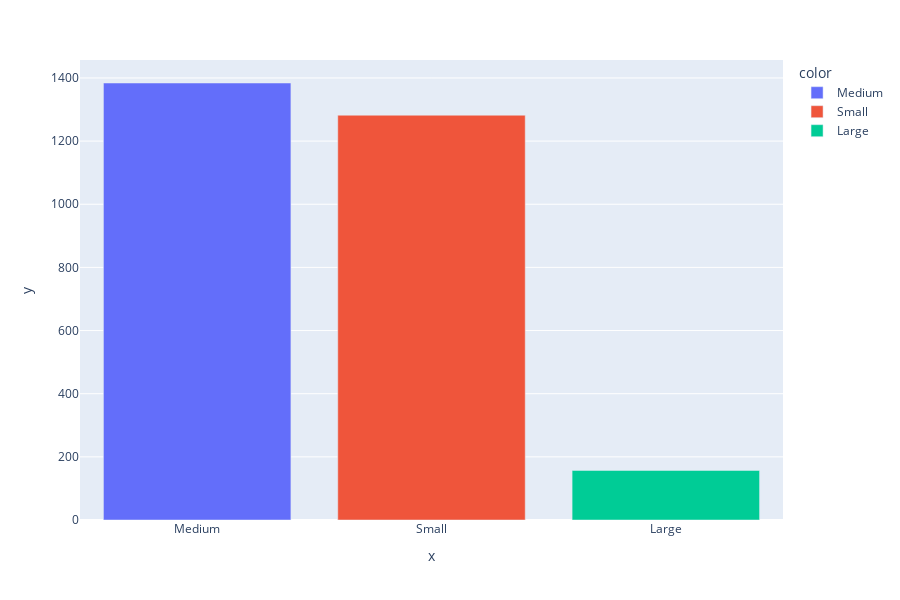

Notebook cell for this chart:
### Code cell
barplot_visualization('DEALSIZE')

### Figure 1 — Plotly figure (JSON) as saved in the notebook; plotly's stock layout.template omitted (floating-point values rounded to 4 significant figures)
{"data": [{"alignmentgroup": "True", "hovertemplate": "color=Medium<br>x=%{x}<br>y=%{y}<extra></extra>", "legendgroup": "Medium", "marker": {"color": "#636efa"}, "name": "Medium", "offsetgroup": "Medium", "orientation": "v", "showlegend": true, "textposition": "auto", "type": "bar", "x": ["Medium"], "xaxis": "x", "y": [1384], "yaxis": "y"}, {"alignmentgroup": "True", "hovertemplate": "color=Small<br>x=%{x}<br>y=%{y}<extra></extra>", "legendgroup": "Small", "marker": {"color": "#EF553B"}, "name": "Small", "offsetgroup": "Small", "orientation": "v", "showlegend": true, "textposition": "auto", "type": "bar", "x": ["Small"], "xaxis": "x", "y": [1282], "yaxis": "y"}, {"alignmentgroup": "True", "hovertemplate": "color=Large<br>x=%{x}<br>y=%{y}<extra></extra>", "legendgroup": "Large", "marker": {"color": "#00cc96"}, "name": "Large", "offsetgroup": "Large", "orientation": "v", "showlegend": true, "textposition": "auto", "type": "bar", "x": ["Large"], "xaxis": "x", "y": [157], "yaxis": "y"}], "layout": {"barmode": "relative", "height": 600, "legend": {"title": {"text": "color"}, "tracegroupgap": 0}, "margin": {"t": 60}, "xaxis": {"anchor": "y", "domain": [0, 1], "title": {"text": "x"}}, "yaxis": {"anchor": "x", "domain": [0, 1], "title": {"text": "y"}}}}
